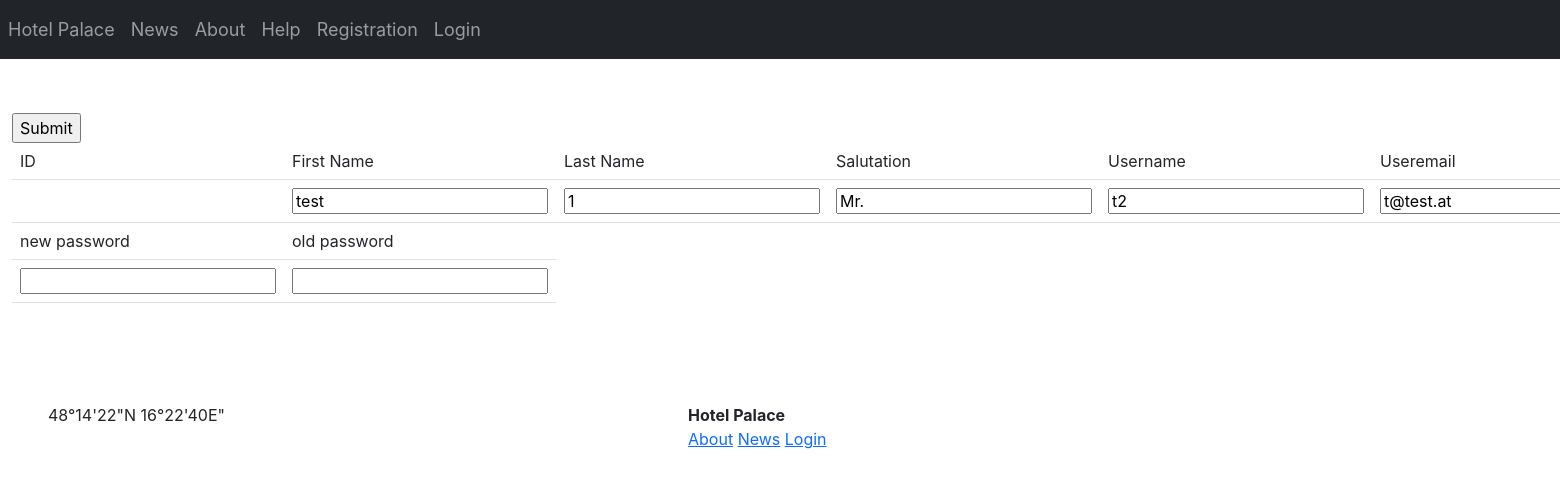
The page /sites/update-process.php?id=3 on the database its author committed.
### tables this page shows
CREATE TABLE `users` (
  `ID` int(11) NOT NULL,
  `firstName` varchar(255) NOT NULL,
  `lastName` varchar(255) NOT NULL,
  `salutation` varchar(255) NOT NULL,
  `username` varchar(255) NOT NULL,
  `password` varchar(255) NOT NULL,
  `useremail` varchar(255) NOT NULL,
  `RechteID` int(11) NOT NULL DEFAULT 1,
  `userStatus` varchar(50) NOT NULL DEFAULT 'active'
);

### sites/update-process.php (the view, shortened to what this page needs)
<?php
include '../sites/includes/navbar.php';
include '../sites/includes/head.php';
require('../config/db.php');
$result = mysqli_query($con,"SELECT * FROM users WHERE id='" . $_GET['id'] . "'");
$row= mysqli_fetch_array($result);
?>
<body>
    <div class="container-fluid">
    <table class="table">
    <tr>
	    <td>ID</td>
		<td>First Name</td>
		<td>Last Name</td>
		<td>Salutation</td>
		<td>Username</td>
		<td>Useremail</td>
	  </tr>
    <form  name="frmUser" method="post" action="">
<tr>
    <td>
    </td>
    <td>
    <input type="text" name="firstName" class="txtField" value="<?php echo $row['firstName']; ?>">
    </td>
    <td>
    <input type="text" name="lastName" class="txtField" value="<?php echo $row['lastName']; ?>">
    </td>
    <td>
    <input type="text" name="salutation" class="txtField" value="<?php echo $row['salutation']; ?>">
    </td>
    <td>
    <input type="text" name="username" class="txtField" value="<?php echo $row['username']; ?>">
    </td>
    <td>
    <input type="text" name="useremail" class="txtField" value="<?php echo $row['useremail']; ?>">
    </td>
</tr>
<tr>
<td>new password</td>
<td>old password</td>
</tr>
<tr>
<td><input type="text" name="newpw" class="txtField"></td>
<td><input type="text" name="oldpw" class ="txtField"></td>
</tr>
<input type="submit" name="submit" value="Submit" class="buttom">
</form>
    </table>
    </div>
</body>
<?php include '../sites/includes/footer.php' ?>

### css/styles.css (style rules this page uses)
* { box-sizing: border-box; font-family: -apple-system, BlinkMacSystemFont, 'Segoe UI', Roboto, Oxygen, Ubuntu, Cantarell, 'Open Sans', 'Helvetica Neue', sans-serif; }

### rows shown on the page
users: firstName "test", lastName "1", salutation "Mr.", username "t2", useremail "t@test.at"
